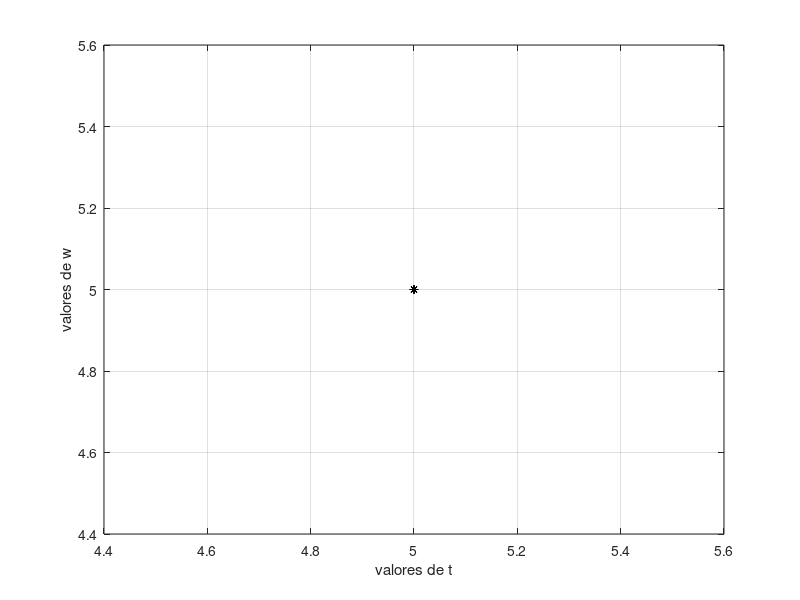

MATLAB code for this plot:
# función inicial
f = @(t,y) (200e-3*y-2e-6*y^2); 

a = input("ingrese el limite inferior, a: ");
b = input("ingrese el limite superior, b:");
N = input("ingrese el numero de iteraciones, N:");
init = input("Ingrese la condición inicial, init: ");

# Tamaño de paso
h = (b-a)/N;
#Tiempo inicial
t = a;
# Aproximar la solución y
w = init;

for i = 1:N+1
  t(i+1) = t(i)+h
  w(i+1) = w(i)+(h/4)*(f(t(i),w(i))+3*f(t(i)+2*h/3,w(i)+(2*h/3)*f(t(i)+h/3,w(i)+(h/3)*f(t(i),w(i)))));
  fprintf('%.4f %.8f\n', t(i), w(i));  
  # Grafica
  plot(t(i),w(i),'k*'); grid on;
  xlabel('valores de t'); ylabel('valores de w');
  hold on;
endfor